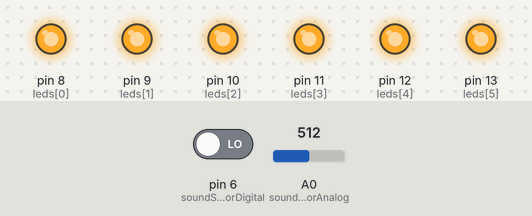
Simulated run of this sketch. Board: Arduino Uno, built with avr-gcc and run on an emulated ATmega328P. Shown: output pins drawn as LEDs (lit = HIGH). The inputs (shaded band) are chosen by the test bench; at power-on: pin 6 (soundSensorDigital) LOW, A0 (soundSensorAnalog) = 512. What the sketch prints to the serial monitor is not drawn.

Above: at 0.2 s.
Timing chart, 0 to 1.7 s (numbered marks = the images above):
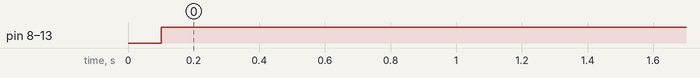

Measured:
- by itself, pin 8 (leds[0]), pin 9 (leds[1]), pin 10 (leds[2]), pin 11 (leds[3]), pin 12 (leds[4]), pin 13 (leds[5]): LOW → HIGH at 0.10 s

The sketch:

soundSensor.ino
```cpp
const int leds[] = {8, 9, 10, 11, 12, 13};
const int ledCount = 6;

int soundSensorDigital = 6;
int soundSensorAnalog = A0;
bool is_on = false;
int brightness = 0;

void allOff();
void allOn();

void setup() {
  for (int i = 0; i < ledCount; i++)
  {
    pinMode(leds[i], OUTPUT);
  }
  pinMode(soundSensorDigital, INPUT);
  pinMode(soundSensorAnalog, INPUT);
  Serial.begin(9600);
}

void loop() {
  int soundDigitalReading = digitalRead(soundSensorDigital);
  int soundAnalogReading = analogRead(soundSensorAnalog);
  Serial.print("Analog Reading---");
  Serial.print(soundAnalogReading);
  Serial.print("Digital Reading---");
  Serial.print(soundDigitalReading);
  Serial.print("\n");
  delay(100);
  brightness = map(soundAnalogReading, 44, 55, 0, 255);
  allControl(brightness);
}


void allOff()
{
  for (int i = 0; i < ledCount; i++) digitalWrite(leds[i], LOW);
}

void allOn()
{
  for (int i = 0; i < ledCount; i++) digitalWrite(leds[i], HIGH);
}

void allControl(int brightness)
{
  for (int i = 0; i < ledCount; i++) digitalWrite(leds[i], brightness);
}
```
